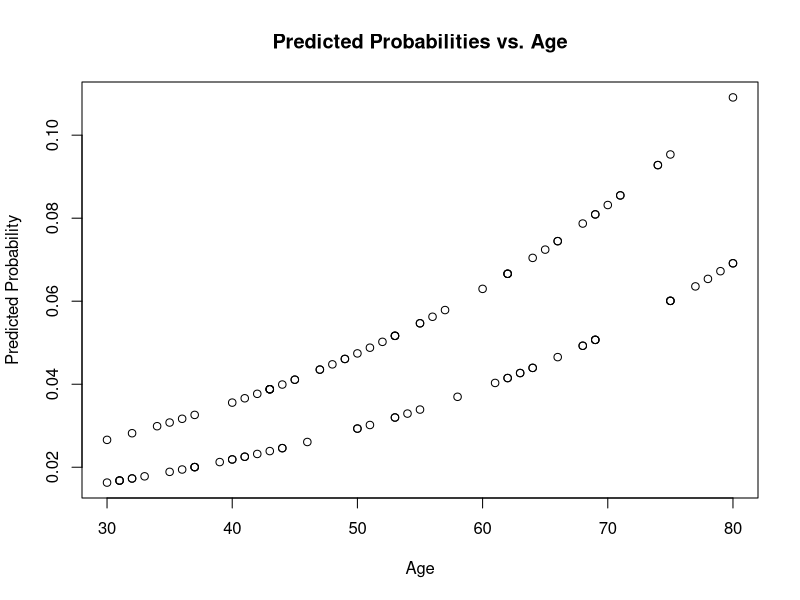
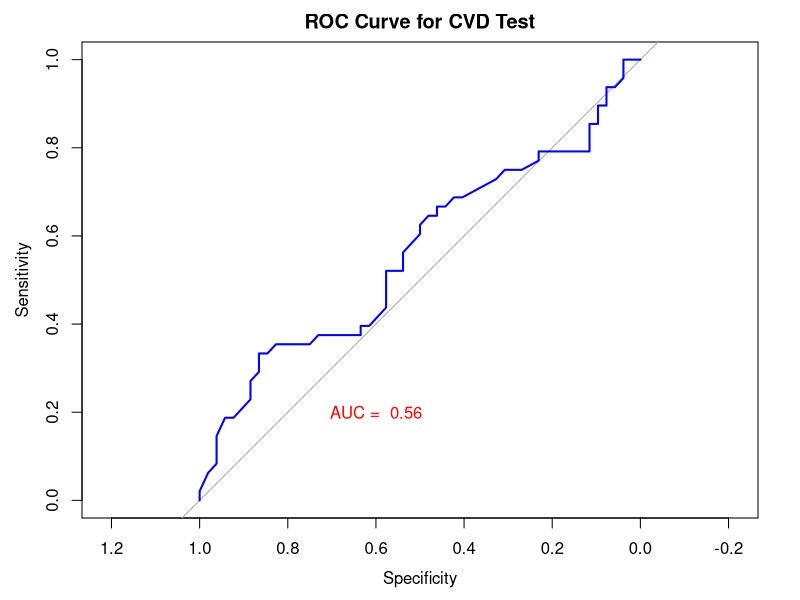

Reproduce these figures in R, in order.
## ---- chunk 1

#Install packages using the install.packages()
install.packages("pROC", repos = "https://cran.r-project.org")
install.packages("ggplot2", repos = "https://cran.r-project.org")

#load the packages into R
library(ggplot2)
library(pROC)

#simulate data for 100 patients 
n <- 100

#simulate true disease status 
disease_status <- sample(c(0,1), size = n, replace = TRUE)

#Now simulate with the covariates (age [continuous] & gender [categorical])
age <- sample(30:80, size = n, replace = TRUE)
gender <- sample(c('Male', 'Female'), size = n, replace = TRUE)

#Logistic regression predicted probabilities, let's assume predicted probability of disease based on age and gender
predicted_probability <- 1/(1 + exp(-(0.03 * age + 0.5 * (gender == 'Male') - 5)))

#Plot the predicted probabilities 
plot(age, predicted_probability, main = "Predicted Probabilities vs. Age", xlab = "Age", ylab = "Predicted Probability")
## ---- chunk 2

#Create a data frame of the variables created above 
dis_data <- data.frame(disease_status, predicted_probability, age, gender)

#Create the ROC curve 
roc_curve <- roc(dis_data$disease_status, dis_data$predicted_probability)

#Plot the ROC Curve you created
plot(roc_curve, main = 'ROC Curve for CVD Test', col = 'blue')

#Add the AUC 
text(0.6, 0.2, paste("AUC = ", round(auc(roc_curve), 2)), col="red")

